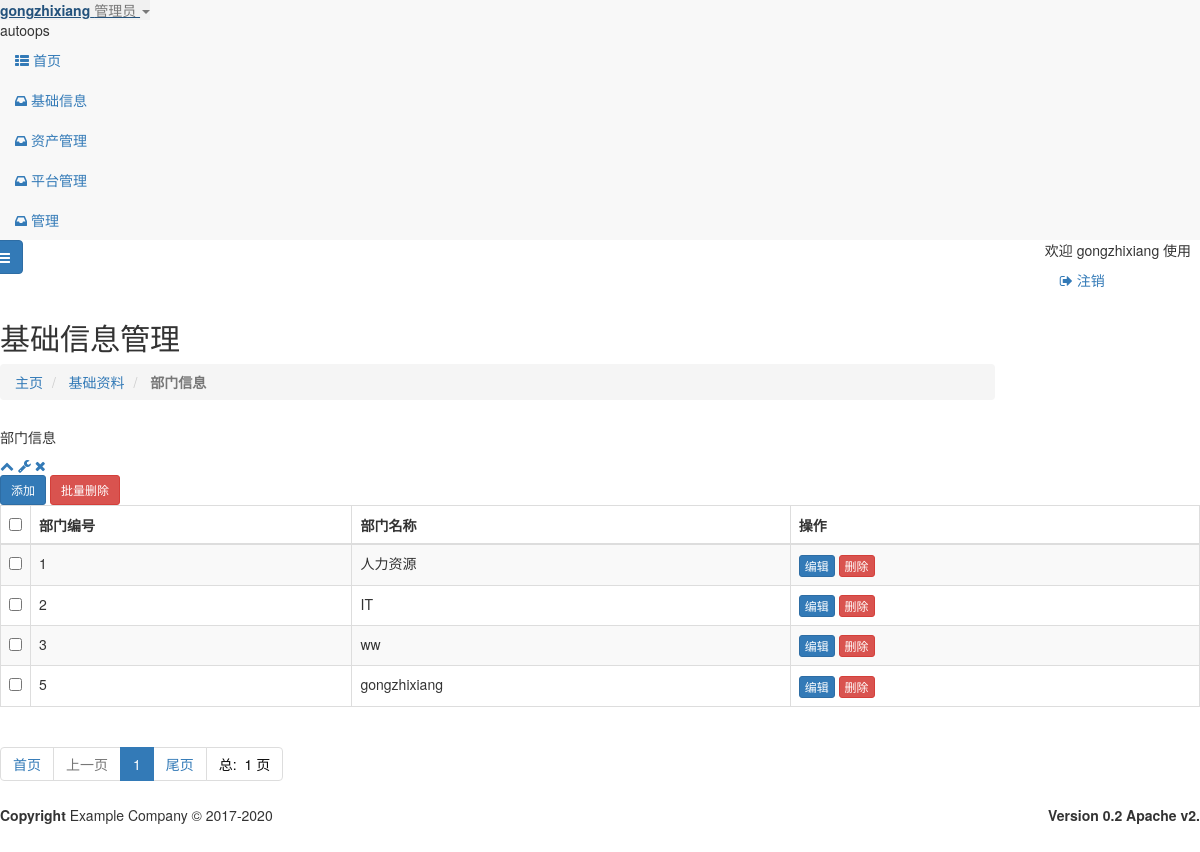
The page /base_info/department.html (signed in) on the database as committed earlier.
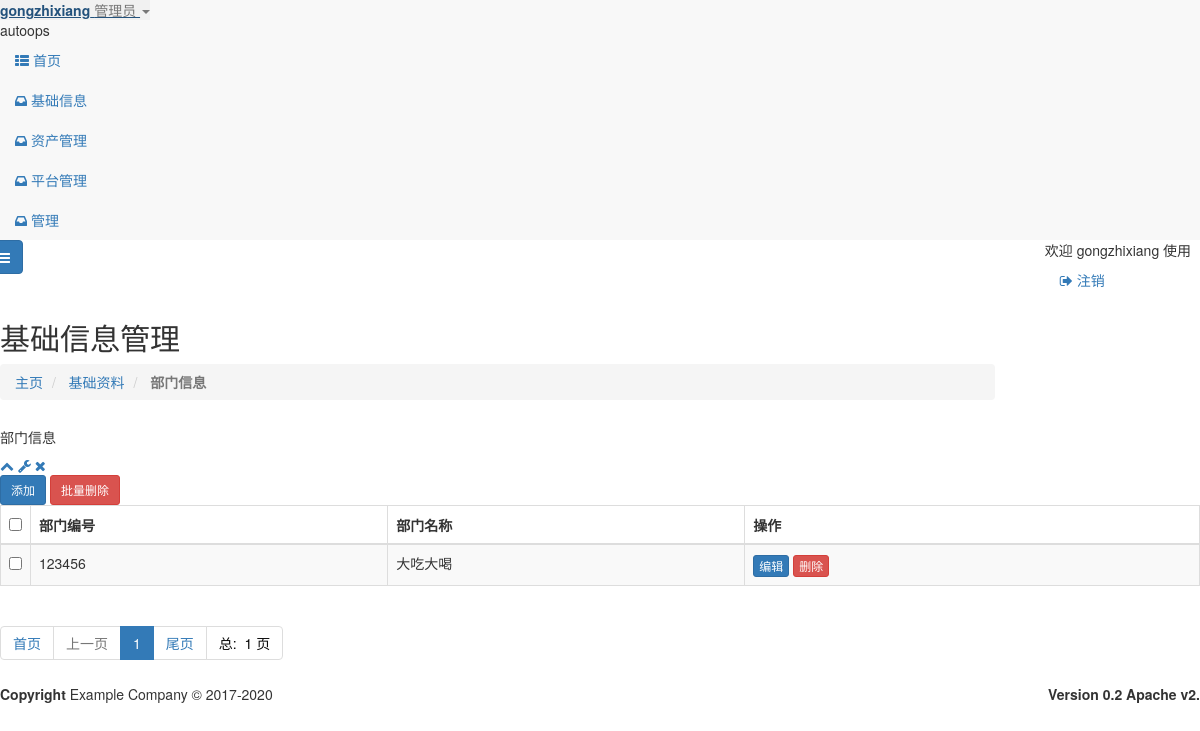
The same page on the database as committed later.
### base_info/models.py (models this page shows, shortened)
class department(models.Model):
    id = models.IntegerField(primary_key=True, blank=False, verbose_name='部门编号')
    name = models.CharField(max_length=16, blank=False, verbose_name='部门名称')
    class Meta:
        db_table = "department"
        verbose_name = "部门信息"
        verbose_name_plural = '部门信息'

### base_info/views.py (the view)
# urls.py: path('department.html', views.PartList.as_view(), name='part_list'),
class PartList(LoginRequiredMixin, ListView):
    model = department
    template_name = 'base_info/department/department.html'
    context_object_name = "part_list"
    paginate_by = settings.DISPLAY_PER_PAGE
    ordering = ("id")
    def get_queryset(self):
        if self.request.GET.get('name'):
            query = self.request.GET.get('name', None)
            queryset =super().get_queryset().filter(Q(name=query) | Q(id=query) |Q(part=query)).order_by('-id')
        else:
            queryset = super().get_queryset()
        return queryset

### templates/base_info/department/department.html (shortened to what the changed rows need)
{% extends "base.html" %}
{% load  static %}
{% block page-content %}
    <div class="row wrapper border-bottom white-bg page-heading ">
        <div class="col-lg-10">
            <h2>基础信息管理</h2>
        </div>
    </div>
    <div class="wrapper wrapper-content animated fadeInRight">
        <div class="row">
            <div class="col-lg-11" id="split-right"     style="width: 100%" >
                <div class="ibox float-e-margins">
                    <div class="ibox-content">
                        <div class="table-responsive">
                            <form id="del_form_cmdb_all" class="form-horizontal  "
                                  action="{% url "cmdb:cmdb_export" %}" method="post">
                                <table class="table table-striped table-bordered table-hover dataTables-cmdb">
                                    <thead>
                                    <tr>
                                        <th width="20"><input type="checkbox" id="CheckedAll"></th>
                                        <th>部门编号</th>
                                        <th>部门名称</th>
                                        <th>操作</th>
                                    </tr>
                                    </thead>
                                    <tbody>
                                    {% for   row   in   part_list %}
                                        <tr class="gradeA" id="{{ row.id }}">
                                            <td><input type="checkbox" value="{{ row.id }}" name="id"></td>
                                            <td class="center">{{ row.id }}</td>
                                            <td class="center">{{ row.name }}</td>
                                            <td><a class="btn btn-primary  btn-xs "
                                                   href="{% url "base_info:part_update" pk=row.id %}">编辑</a>
                                                <a class="btn btn-danger  btn-xs  person_del">删除</a>
                                            </td>
                                        </tr>
                                    {% endfor %}
                                    </tbody>
                                </table>
                                <div>
                                    <ul class="pagination">
                                        {% for p in paginator.page_range %}
                                            {% if  search_data %}
                                                {% if p == page_obj.number %}
                                                    <li class="active"><a
                                                            href="{% url "base_info:part_list" %}?page={{ p }}&{{ search_data }}"> {{ p }} </a>
                                                    </li>
                                                {% else %}
                                                    <li>
                                                        <a href="{% url "base_info:part_list" %}?page={{ p }}&{{ search_data }}"> {{ p }} </a>
                                                    </li>
                                                {% endif %}
                                            {% else %}
                                                {% if p == page_obj.number %}
                                                    <li class="active"><a
                                                            href="{% url "base_info:part_list" %}?page={{ p }}"> {{ p }} </a>
                                                    </li>
                                                {% else %}
                                                    <li>
                                                        <a href="{% url "base_info:part_list" %}?page={{ p }}"> {{ p }} </a>
                                                    </li>
                                                {% endif %}
                                            {% endif %}
                                        {% endfor %}
                                    </ul>
                                </div>
                            </form>
                        </div>
                    </div>
                </div>
            </div>
        </div>
    </div>
{% endblock %}

Rows that differ between the two databases and show on the page:
removed department: id "1", name "人力资源"
removed department: id "2", name "IT"
removed department: id "3", name "ww"
removed department: id "5", name "gongzhixiang"
added department: id "123456", name "大吃大喝"
